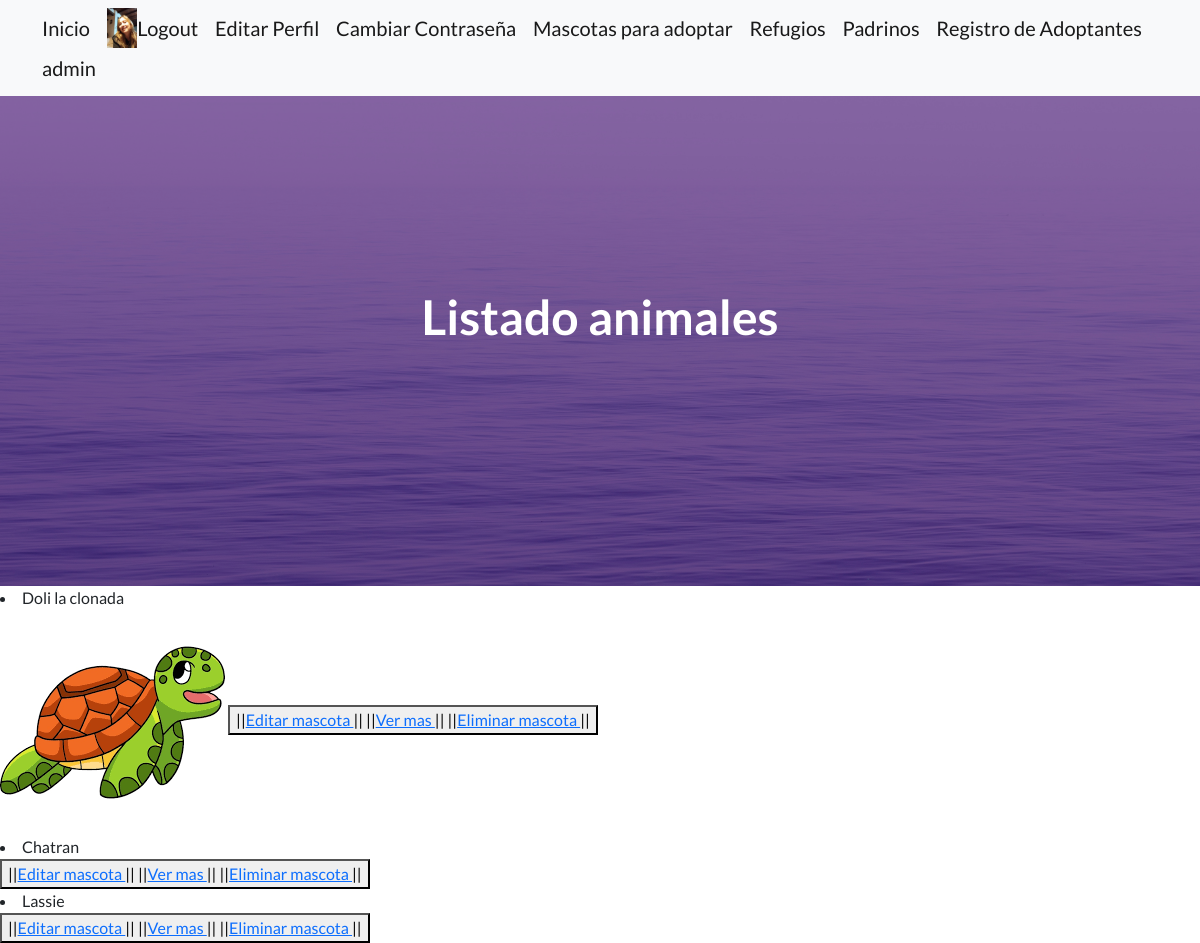
The page /listado_animales/ (signed in) on the database as committed earlier.
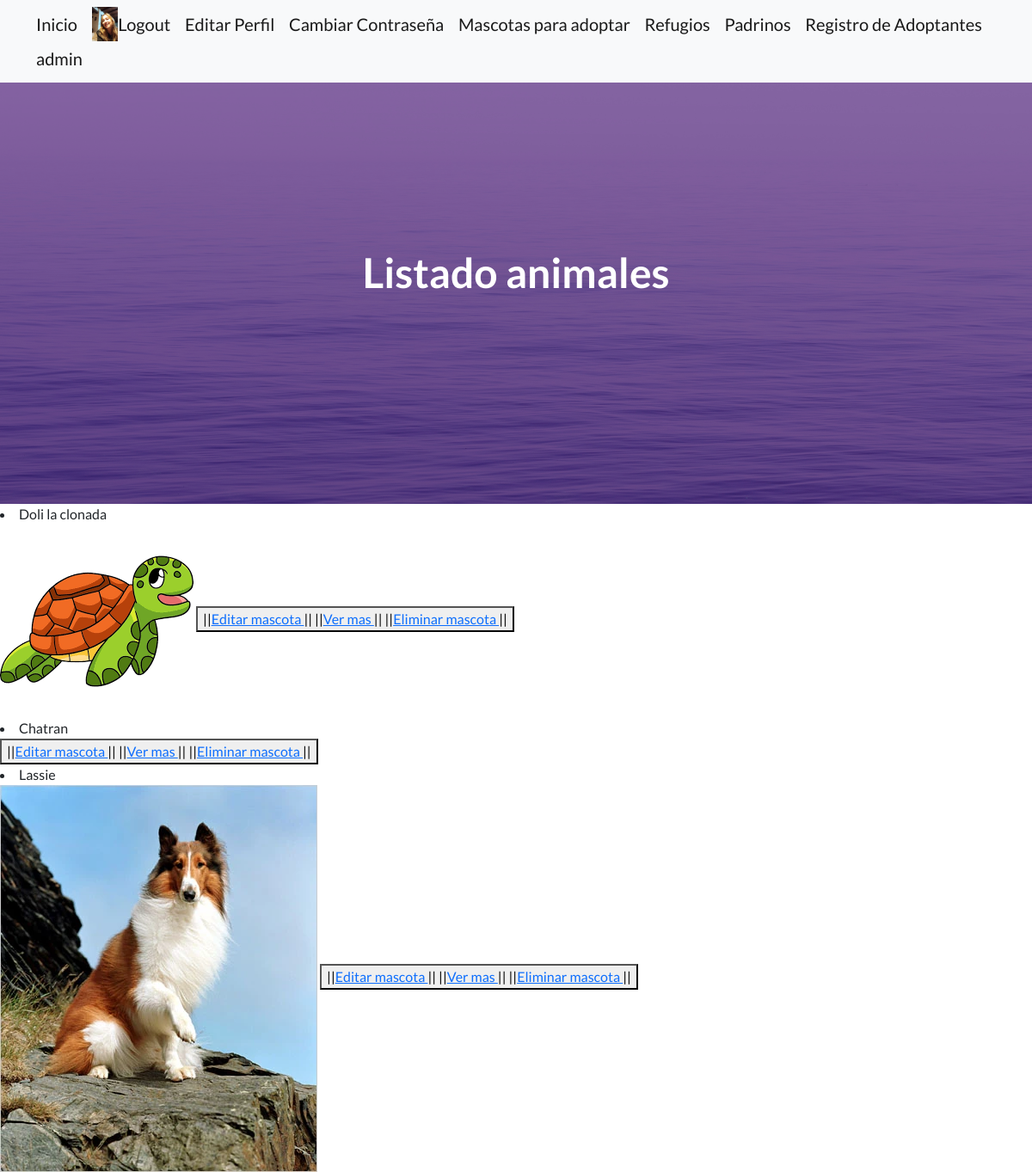
The same page on the database as committed later.
### DogsApp/models.py (models this page shows, shortened)
class Avatar(models.Model):
    user = models.OneToOneField(User,on_delete=models.CASCADE)
    imagen = models.ImageField(upload_to="avatares", null=True, blank=True)

class Adoptado(models.Model):
    animal=models.CharField(max_length=15)
    nombre= models.CharField(max_length=15)
    edad= models.CharField(max_length=2, default=0,blank=True)
    foto=models.ImageField(upload_to="fotos_adoptados", null=True, blank=True)

### DogsApp/views.py (the view)
# urls.py: path("listado_animales/",leerview,name="listado animales"),
def leerview(request):
    adoptados=Adoptado.objects.all()
    contexto={"adoptados":adoptados}
    return render(request,"temp_app/leer.html", contexto)

### DogsApp/templates/temp_app/leer.html (shortened to what this page needs)
{% extends "padre/padre.html" %}
{% block main %}
{% for a in adoptados %}
<li>{{a.nombre}} </li>
{% if  a.foto %}
<img src="{{a.foto.url}}" alt="ejemplo">
{% endif %}
<button>
||<a href ={%url "editar adoptado" a.id %}>Editar mascota </a>||
||<a href ={%url "detalle adoptado" a.id %}>Ver mas </a>||
||<a href ={%url "eliminar adoptado" a.id %}>Eliminar mascota </a>||
</button>
{% endfor %}
{% endblock main %}
{% block centro %}
Listado animales<Base></Base>
{% endblock centro %}

### DogsApp/templates/padre/padre.html (shortened to what this page needs)
<!DOCTYPE html>
<html lang="en">
    {% load static  %}
    <head>
        <link href="https://cdn.jsdelivr.net/npm/bootstrap-icons@1.5.0/font/bootstrap-icons.css" rel="stylesheet" type="text/css" />
        <link href={% static "css/styles.css" %} rel="stylesheet" />
    </head>
    <body>
        <nav class="navbar navbar-light bg-light static-top">
            <div class="container">
                <a class="navbar-brand" href="/">Inicio</a>
                {% if request.user.is_authenticated %}
                {% if request.user.avatar.imagen %}
                <img src="{{request.user.avatar.imagen.url}}" alt ="" height="40px">
                {% endif %}
                <a class="navbar-brand" href='/logout/'>Logout</a>
                <a class="navbar-brand" href={% url "editar perfil"%}{{request.user.name}}>Editar Perfil</a>
                <a class="navbar-brand" href='/cambiar_password/'>Cambiar Contraseña</a>
                {% else %}
                <a class="navbar-brand" href='/registro/'>Registrarse</a>
                <a class="navbar-brand" href="{% url 'login' %}">Login</a>
                {% endif %}
                <a class="navbar-brand" href='/mascotas/'>Mascotas para adoptar</a>
                <a class="navbar-brand" href='/refugio/'>Refugios</a>
                <a class="navbar-brand" href='/padrino/'>Padrinos</a>
                <a class="navbar-brand" href='/adoptante/'>Registro de Adoptantes</a>
                <a class="navbar-brand" href="/admin/">admin</a>
            </div>
        </nav>
        <header class="masthead">
            <div class="container position-relative">
                <div class="row justify-content-center">
                    <div class="col-xl-6">
                        <div class="text-center text-white">
                            <h1 class="mb-5">
                                {% block centro %}{% endblock centro %}
                            </h1>
                        </div>
                    </div>
                </div>
            </div>
        </header>
        <main>
            {% block main %}
            {% endblock main %}</h1>
    </body>
</html>

Rows that differ between the two databases and show on the page:
changed Adoptado "Lassie": foto: picture added
